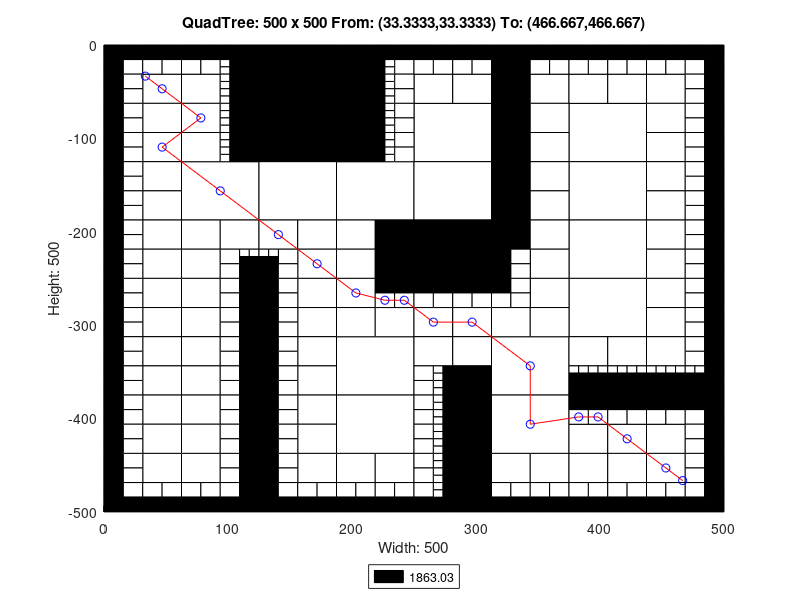

Here is the MATLAB script that generated this plot:
axis([0 500 -500 0]);
title('QuadTree: 500 x 500 From: (33.3333,33.3333) To: (466.667,466.667)');
xlabel('Width: 500');
ylabel('Height: 500');
rectangle('Position',[125 -62.5 62.5 62.5], 'FaceColor',[0 0 0]);
rectangle('Position',[125 -125 62.5 62.5], 'FaceColor',[0 0 0]);
rectangle('Position',[62.5 -187.5 62.5 62.5], 'FaceColor',[1 1 1]);
rectangle('Position',[125 -187.5 62.5 62.5], 'FaceColor',[1 1 1]);
rectangle('Position',[187.5 -187.5 62.5 62.5], 'FaceColor',[1 1 1]);
rectangle('Position',[250 -125 62.5 62.5], 'FaceColor',[1 1 1]);
rectangle('Position',[375 -125 62.5 62.5], 'FaceColor',[1 1 1]);
rectangle('Position',[250 -187.5 62.5 62.5], 'FaceColor',[1 1 1]);
rectangle('Position',[250 -250 62.5 62.5], 'FaceColor',[0 0 0]);
rectangle('Position',[375 -187.5 62.5 62.5], 'FaceColor',[1 1 1]);
rectangle('Position',[375 -250 62.5 62.5], 'FaceColor',[1 1 1]);
rectangle('Position',[187.5 -375 62.5 62.5], 'FaceColor',[1 1 1]);
rectangle('Position',[187.5 -437.5 62.5 62.5], 'FaceColor',[1 1 1]);
rectangle('Position',[312.5 -375 62.5 62.5], 'FaceColor',[1 1 1]);
rectangle('Position',[375 -312.5 62.5 62.5], 'FaceColor',[1 1 1]);
rectangle('Position',[312.5 -437.5 62.5 62.5], 'FaceColor',[1 1 1]);
rectangle('Position',[31.25 -62.5 31.25 31.25], 'FaceColor',[1 1 1]);
rectangle('Position',[62.5 -62.5 31.25 31.25], 'FaceColor',[1 1 1]);
rectangle('Position',[31.25 -93.75 31.25 31.25], 'FaceColor',[1 1 1]);
rectangle('Position',[31.25 -125 31.25 31.25], 'FaceColor',[1 1 1]);
rectangle('Position',[62.5 -93.75 31.25 31.25], 'FaceColor',[1 1 1]);
rectangle('Position',[62.5 -125 31.25 31.25], 'FaceColor',[1 1 1]);
rectangle('Position',[187.5 -31.25 31.25 31.25], 'FaceColor',[0 0 0]);
rectangle('Position',[187.5 -62.5 31.25 31.25], 'FaceColor',[0 0 0]);
rectangle('Position',[187.5 -93.75 31.25 31.25], 'FaceColor',[0 0 0]);
rectangle('Position',[187.5 -125 31.25 31.25], 'FaceColor',[0 0 0]);
rectangle('Position',[31.25 -156.25 31.25 31.25], 'FaceColor',[1 1 1]);
rectangle('Position',[31.25 -187.5 31.25 31.25], 'FaceColor',[1 1 1]);
rectangle('Position',[31.25 -218.75 31.25 31.25], 'FaceColor',[1 1 1]);
rectangle('Position',[31.25 -250 31.25 31.25], 'FaceColor',[1 1 1]);
rectangle('Position',[62.5 -218.75 31.25 31.25], 'FaceColor',[1 1 1]);
rectangle('Position',[93.75 -218.75 31.25 31.25], 'FaceColor',[1 1 1]);
rectangle('Position',[62.5 -250 31.25 31.25], 'FaceColor',[1 1 1]);
rectangle('Position',[125 -218.75 31.25 31.25], 'FaceColor',[1 1 1]);
rectangle('Position',[156.25 -218.75 31.25 31.25], 'FaceColor',[1 1 1]);
rectangle('Position',[156.25 -250 31.25 31.25], 'FaceColor',[1 1 1]);
rectangle('Position',[187.5 -218.75 31.25 31.25], 'FaceColor',[1 1 1]);
rectangle('Position',[218.75 -218.75 31.25 31.25], 'FaceColor',[0 0 0]);
rectangle('Position',[187.5 -250 31.25 31.25], 'FaceColor',[1 1 1]);
rectangle('Position',[218.75 -250 31.25 31.25], 'FaceColor',[0 0 0]);
rectangle('Position',[250 -62.5 31.25 31.25], 'FaceColor',[1 1 1]);
rectangle('Position',[281.25 -62.5 31.25 31.25], 'FaceColor',[1 1 1]);
rectangle('Position',[312.5 -31.25 31.25 31.25], 'FaceColor',[0 0 0]);
rectangle('Position',[312.5 -62.5 31.25 31.25], 'FaceColor',[0 0 0]);
rectangle('Position',[343.75 -62.5 31.25 31.25], 'FaceColor',[1 1 1]);
rectangle('Position',[312.5 -93.75 31.25 31.25], 'FaceColor',[0 0 0]);
rectangle('Position',[343.75 -93.75 31.25 31.25], 'FaceColor',[1 1 1]);
rectangle('Position',[312.5 -125 31.25 31.25], 'FaceColor',[0 0 0]);
rectangle('Position',[343.75 -125 31.25 31.25], 'FaceColor',[1 1 1]);
rectangle('Position',[375 -62.5 31.25 31.25], 'FaceColor',[1 1 1]);
rectangle('Position',[406.25 -62.5 31.25 31.25], 'FaceColor',[1 1 1]);
rectangle('Position',[437.5 -62.5 31.25 31.25], 'FaceColor',[1 1 1]);
rectangle('Position',[437.5 -93.75 31.25 31.25], 'FaceColor',[1 1 1]);
rectangle('Position',[437.5 -125 31.25 31.25], 'FaceColor',[1 1 1]);
rectangle('Position',[312.5 -156.25 31.25 31.25], 'FaceColor',[0 0 0]);
rectangle('Position',[343.75 -156.25 31.25 31.25], 'FaceColor',[1 1 1]);
rectangle('Position',[312.5 -187.5 31.25 31.25], 'FaceColor',[0 0 0]);
rectangle('Position',[343.75 -187.5 31.25 31.25], 'FaceColor',[1 1 1]);
rectangle('Position',[312.5 -218.75 31.25 31.25], 'FaceColor',[0 0 0]);
rectangle('Position',[343.75 -218.75 31.25 31.25], 'FaceColor',[1 1 1]);
rectangle('Position',[343.75 -250 31.25 31.25], 'FaceColor',[1 1 1]);
rectangle('Position',[437.5 -156.25 31.25 31.25], 'FaceColor',[1 1 1]);
rectangle('Position',[437.5 -187.5 31.25 31.25], 'FaceColor',[1 1 1]);
rectangle('Position',[437.5 -218.75 31.25 31.25], 'FaceColor',[1 1 1]);
rectangle('Position',[437.5 -250 31.25 31.25], 'FaceColor',[1 1 1]);
rectangle('Position',[31.25 -281.25 31.25 31.25], 'FaceColor',[1 1 1]);
rectangle('Position',[31.25 -312.5 31.25 31.25], 'FaceColor',[1 1 1]);
rectangle('Position',[62.5 -281.25 31.25 31.25], 'FaceColor',[1 1 1]);
rectangle('Position',[62.5 -312.5 31.25 31.25], 'FaceColor',[1 1 1]);
rectangle('Position',[31.25 -343.75 31.25 31.25], 'FaceColor',[1 1 1]);
rectangle('Position',[31.25 -375 31.25 31.25], 'FaceColor',[1 1 1]);
rectangle('Position',[62.5 -343.75 31.25 31.25], 'FaceColor',[1 1 1]);
rectangle('Position',[62.5 -375 31.25 31.25], 'FaceColor',[1 1 1]);
rectangle('Position',[156.25 -281.25 31.25 31.25], 'FaceColor',[1 1 1]);
rectangle('Position',[156.25 -312.5 31.25 31.25], 'FaceColor',[1 1 1]);
rectangle('Position',[187.5 -281.25 31.25 31.25], 'FaceColor',[1 1 1]);
rectangle('Position',[187.5 -312.5 31.25 31.25], 'FaceColor',[1 1 1]);
rectangle('Position',[218.75 -312.5 31.25 31.25], 'FaceColor',[1 1 1]);
rectangle('Position',[156.25 -343.75 31.25 31.25], 'FaceColor',[1 1 1]);
rectangle('Position',[156.25 -375 31.25 31.25], 'FaceColor',[1 1 1]);
rectangle('Position',[31.25 -406.25 31.25 31.25], 'FaceColor',[1 1 1]);
rectangle('Position',[31.25 -437.5 31.25 31.25], 'FaceColor',[1 1 1]);
rectangle('Position',[62.5 -406.25 31.25 31.25], 'FaceColor',[1 1 1]);
rectangle('Position',[62.5 -437.5 31.25 31.25], 'FaceColor',[1 1 1]);
rectangle('Position',[31.25 -468.75 31.25 31.25], 'FaceColor',[1 1 1]);
rectangle('Position',[62.5 -468.75 31.25 31.25], 'FaceColor',[1 1 1]);
rectangle('Position',[156.25 -406.25 31.25 31.25], 'FaceColor',[1 1 1]);
rectangle('Position',[156.25 -437.5 31.25 31.25], 'FaceColor',[1 1 1]);
rectangle('Position',[156.25 -468.75 31.25 31.25], 'FaceColor',[1 1 1]);
rectangle('Position',[187.5 -468.75 31.25 31.25], 'FaceColor',[1 1 1]);
rectangle('Position',[218.75 -468.75 31.25 31.25], 'FaceColor',[1 1 1]);
rectangle('Position',[250 -312.5 31.25 31.25], 'FaceColor',[1 1 1]);
rectangle('Position',[281.25 -312.5 31.25 31.25], 'FaceColor',[1 1 1]);
rectangle('Position',[343.75 -281.25 31.25 31.25], 'FaceColor',[1 1 1]);
rectangle('Position',[312.5 -312.5 31.25 31.25], 'FaceColor',[1 1 1]);
rectangle('Position',[343.75 -312.5 31.25 31.25], 'FaceColor',[1 1 1]);
rectangle('Position',[250 -343.75 31.25 31.25], 'FaceColor',[1 1 1]);
rectangle('Position',[281.25 -343.75 31.25 31.25], 'FaceColor',[1 1 1]);
rectangle('Position',[281.25 -375 31.25 31.25], 'FaceColor',[0 0 0]);
rectangle('Position',[437.5 -281.25 31.25 31.25], 'FaceColor',[1 1 1]);
rectangle('Position',[437.5 -312.5 31.25 31.25], 'FaceColor',[1 1 1]);
rectangle('Position',[375 -343.75 31.25 31.25], 'FaceColor',[1 1 1]);
rectangle('Position',[406.25 -343.75 31.25 31.25], 'FaceColor',[1 1 1]);
rectangle('Position',[437.5 -343.75 31.25 31.25], 'FaceColor',[1 1 1]);
rectangle('Position',[281.25 -406.25 31.25 31.25], 'FaceColor',[0 0 0]);
rectangle('Position',[281.25 -437.5 31.25 31.25], 'FaceColor',[0 0 0]);
rectangle('Position',[281.25 -468.75 31.25 31.25], 'FaceColor',[0 0 0]);
rectangle('Position',[281.25 -500 31.25 31.25], 'FaceColor',[0 0 0]);
rectangle('Position',[312.5 -468.75 31.25 31.25], 'FaceColor',[1 1 1]);
rectangle('Position',[343.75 -468.75 31.25 31.25], 'FaceColor',[1 1 1]);
rectangle('Position',[375 -437.5 31.25 31.25], 'FaceColor',[1 1 1]);
rectangle('Position',[406.25 -437.5 31.25 31.25], 'FaceColor',[1 1 1]);
rectangle('Position',[437.5 -437.5 31.25 31.25], 'FaceColor',[1 1 1]);
rectangle('Position',[375 -468.75 31.25 31.25], 'FaceColor',[1 1 1]);
rectangle('Position',[406.25 -468.75 31.25 31.25], 'FaceColor',[1 1 1]);
rectangle('Position',[437.5 -468.75 31.25 31.25], 'FaceColor',[1 1 1]);
rectangle('Position',[0 -15.625 15.625 15.625], 'FaceColor',[0 0 0]);
rectangle('Position',[15.625 -15.625 15.625 15.625], 'FaceColor',[0 0 0]);
rectangle('Position',[0 -31.25 15.625 15.625], 'FaceColor',[0 0 0]);
rectangle('Position',[15.625 -31.25 15.625 15.625], 'FaceColor',[1 1 1]);
rectangle('Position',[31.25 -15.625 15.625 15.625], 'FaceColor',[0 0 0]);
rectangle('Position',[46.875 -15.625 15.625 15.625], 'FaceColor',[0 0 0]);
rectangle('Position',[31.25 -31.25 15.625 15.625], 'FaceColor',[1 1 1]);
rectangle('Position',[46.875 -31.25 15.625 15.625], 'FaceColor',[1 1 1]);
rectangle('Position',[0 -46.875 15.625 15.625], 'FaceColor',[0 0 0]);
rectangle('Position',[15.625 -46.875 15.625 15.625], 'FaceColor',[1 1 1]);
rectangle('Position',[0 -62.5 15.625 15.625], 'FaceColor',[0 0 0]);
rectangle('Position',[15.625 -62.5 15.625 15.625], 'FaceColor',[1 1 1]);
rectangle('Position',[62.5 -15.625 15.625 15.625], 'FaceColor',[0 0 0]);
rectangle('Position',[78.125 -15.625 15.625 15.625], 'FaceColor',[0 0 0]);
rectangle('Position',[62.5 -31.25 15.625 15.625], 'FaceColor',[1 1 1]);
rectangle('Position',[78.125 -31.25 15.625 15.625], 'FaceColor',[1 1 1]);
rectangle('Position',[93.75 -15.625 15.625 15.625], 'FaceColor',[0 0 0]);
rectangle('Position',[109.375 -15.625 15.625 15.625], 'FaceColor',[0 0 0]);
rectangle('Position',[109.375 -31.25 15.625 15.625], 'FaceColor',[0 0 0]);
rectangle('Position',[109.375 -46.875 15.625 15.625], 'FaceColor',[0 0 0]);
rectangle('Position',[109.375 -62.5 15.625 15.625], 'FaceColor',[0 0 0]);
rectangle('Position',[0 -78.125 15.625 15.625], 'FaceColor',[0 0 0]);
rectangle('Position',[15.625 -78.125 15.625 15.625], 'FaceColor',[1 1 1]);
rectangle('Position',[0 -93.75 15.625 15.625], 'FaceColor',[0 0 0]);
rectangle('Position',[15.625 -93.75 15.625 15.625], 'FaceColor',[1 1 1]);
rectangle('Position',[0 -109.375 15.625 15.625], 'FaceColor',[0 0 0]);
rectangle('Position',[15.625 -109.375 15.625 15.625], 'FaceColor',[1 1 1]);
rectangle('Position',[0 -125 15.625 15.625], 'FaceColor',[0 0 0]);
rectangle('Position',[15.625 -125 15.625 15.625], 'FaceColor',[1 1 1]);
rectangle('Position',[109.375 -78.125 15.625 15.625], 'FaceColor',[0 0 0]);
rectangle('Position',[109.375 -93.75 15.625 15.625], 'FaceColor',[0 0 0]);
rectangle('Position',[109.375 -109.375 15.625 15.625], 'FaceColor',[0 0 0]);
rectangle('Position',[109.375 -125 15.625 15.625], 'FaceColor',[0 0 0]);
rectangle('Position',[218.75 -15.625 15.625 15.625], 'FaceColor',[0 0 0]);
rectangle('Position',[234.375 -15.625 15.625 15.625], 'FaceColor',[0 0 0]);
rectangle('Position',[234.375 -31.25 15.625 15.625], 'FaceColor',[1 1 1]);
rectangle('Position',[234.375 -46.875 15.625 15.625], 'FaceColor',[1 1 1]);
rectangle('Position',[234.375 -62.5 15.625 15.625], 'FaceColor',[1 1 1]);
rectangle('Position',[234.375 -78.125 15.625 15.625], 'FaceColor',[1 1 1]);
rectangle('Position',[234.375 -93.75 15.625 15.625], 'FaceColor',[1 1 1]);
rectangle('Position',[234.375 -109.375 15.625 15.625], 'FaceColor',[1 1 1]);
rectangle('Position',[234.375 -125 15.625 15.625], 'FaceColor',[1 1 1]);
rectangle('Position',[0 -140.625 15.625 15.625], 'FaceColor',[0 0 0]);
rectangle('Position',[15.625 -140.625 15.625 15.625], 'FaceColor',[1 1 1]);
rectangle('Position',[0 -156.25 15.625 15.625], 'FaceColor',[0 0 0]);
rectangle('Position',[15.625 -156.25 15.625 15.625], 'FaceColor',[1 1 1]);
rectangle('Position',[0 -171.875 15.625 15.625], 'FaceColor',[0 0 0]);
rectangle('Position',[15.625 -171.875 15.625 15.625], 'FaceColor',[1 1 1]);
rectangle('Position',[0 -187.5 15.625 15.625], 'FaceColor',[0 0 0]);
rectangle('Position',[15.625 -187.5 15.625 15.625], 'FaceColor',[1 1 1]);
rectangle('Position',[0 -203.125 15.625 15.625], 'FaceColor',[0 0 0]);
rectangle('Position',[15.625 -203.125 15.625 15.625], 'FaceColor',[1 1 1]);
rectangle('Position',[0 -218.75 15.625 15.625], 'FaceColor',[0 0 0]);
rectangle('Position',[15.625 -218.75 15.625 15.625], 'FaceColor',[1 1 1]);
rectangle('Position',[0 -234.375 15.625 15.625], 'FaceColor',[0 0 0]);
rectangle('Position',[15.625 -234.375 15.625 15.625], 'FaceColor',[1 1 1]);
rectangle('Position',[0 -250 15.625 15.625], 'FaceColor',[0 0 0]);
rectangle('Position',[15.625 -250 15.625 15.625], 'FaceColor',[1 1 1]);
rectangle('Position',[93.75 -234.375 15.625 15.625], 'FaceColor',[1 1 1]);
rectangle('Position',[93.75 -250 15.625 15.625], 'FaceColor',[1 1 1]);
rectangle('Position',[109.375 -250 15.625 15.625], 'FaceColor',[0 0 0]);
rectangle('Position',[140.625 -234.375 15.625 15.625], 'FaceColor',[1 1 1]);
rectangle('Position',[125 -250 15.625 15.625], 'FaceColor',[0 0 0]);
rectangle('Position',[140.625 -250 15.625 15.625], 'FaceColor',[1 1 1]);
rectangle('Position',[250 -15.625 15.625 15.625], 'FaceColor',[0 0 0]);
rectangle('Position',[265.625 -15.625 15.625 15.625], 'FaceColor',[0 0 0]);
rectangle('Position',[250 -31.25 15.625 15.625], 'FaceColor',[1 1 1]);
rectangle('Position',[265.625 -31.25 15.625 15.625], 'FaceColor',[1 1 1]);
rectangle('Position',[281.25 -15.625 15.625 15.625], 'FaceColor',[0 0 0]);
rectangle('Position',[296.875 -15.625 15.625 15.625], 'FaceColor',[0 0 0]);
rectangle('Position',[281.25 -31.25 15.625 15.625], 'FaceColor',[1 1 1]);
rectangle('Position',[296.875 -31.25 15.625 15.625], 'FaceColor',[1 1 1]);
rectangle('Position',[343.75 -15.625 15.625 15.625], 'FaceColor',[0 0 0]);
rectangle('Position',[359.375 -15.625 15.625 15.625], 'FaceColor',[0 0 0]);
rectangle('Position',[343.75 -31.25 15.625 15.625], 'FaceColor',[1 1 1]);
rectangle('Position',[359.375 -31.25 15.625 15.625], 'FaceColor',[1 1 1]);
rectangle('Position',[375 -15.625 15.625 15.625], 'FaceColor',[0 0 0]);
rectangle('Position',[390.625 -15.625 15.625 15.625], 'FaceColor',[0 0 0]);
rectangle('Position',[375 -31.25 15.625 15.625], 'FaceColor',[1 1 1]);
rectangle('Position',[390.625 -31.25 15.625 15.625], 'FaceColor',[1 1 1]);
rectangle('Position',[406.25 -15.625 15.625 15.625], 'FaceColor',[0 0 0]);
rectangle('Position',[421.875 -15.625 15.625 15.625], 'FaceColor',[0 0 0]);
rectangle('Position',[406.25 -31.25 15.625 15.625], 'FaceColor',[1 1 1]);
rectangle('Position',[421.875 -31.25 15.625 15.625], 'FaceColor',[1 1 1]);
rectangle('Position',[437.5 -15.625 15.625 15.625], 'FaceColor',[0 0 0]);
rectangle('Position',[453.125 -15.625 15.625 15.625], 'FaceColor',[0 0 0]);
rectangle('Position',[437.5 -31.25 15.625 15.625], 'FaceColor',[1 1 1]);
rectangle('Position',[453.125 -31.25 15.625 15.625], 'FaceColor',[1 1 1]);
rectangle('Position',[468.75 -15.625 15.625 15.625], 'FaceColor',[0 0 0]);
rectangle('Position',[484.375 -15.625 15.625 15.625], 'FaceColor',[0 0 0]);
rectangle('Position',[468.75 -31.25 15.625 15.625], 'FaceColor',[1 1 1]);
rectangle('Position',[484.375 -31.25 15.625 15.625], 'FaceColor',[0 0 0]);
rectangle('Position',[468.75 -46.875 15.625 15.625], 'FaceColor',[1 1 1]);
rectangle('Position',[484.375 -46.875 15.625 15.625], 'FaceColor',[0 0 0]);
rectangle('Position',[468.75 -62.5 15.625 15.625], 'FaceColor',[1 1 1]);
rectangle('Position',[484.375 -62.5 15.625 15.625], 'FaceColor',[0 0 0]);
rectangle('Position',[468.75 -78.125 15.625 15.625], 'FaceColor',[1 1 1]);
rectangle('Position',[484.375 -78.125 15.625 15.625], 'FaceColor',[0 0 0]);
rectangle('Position',[468.75 -93.75 15.625 15.625], 'FaceColor',[1 1 1]);
rectangle('Position',[484.375 -93.75 15.625 15.625], 'FaceColor',[0 0 0]);
rectangle('Position',[468.75 -109.375 15.625 15.625], 'FaceColor',[1 1 1]);
rectangle('Position',[484.375 -109.375 15.625 15.625], 'FaceColor',[0 0 0]);
rectangle('Position',[468.75 -125 15.625 15.625], 'FaceColor',[1 1 1]);
rectangle('Position',[484.375 -125 15.625 15.625], 'FaceColor',[0 0 0]);
rectangle('Position',[312.5 -234.375 15.625 15.625], 'FaceColor',[0 0 0]);
rectangle('Position',[328.125 -234.375 15.625 15.625], 'FaceColor',[1 1 1]);
rectangle('Position',[312.5 -250 15.625 15.625], 'FaceColor',[0 0 0]);
rectangle('Position',[328.125 -250 15.625 15.625], 'FaceColor',[1 1 1]);
rectangle('Position',[468.75 -140.625 15.625 15.625], 'FaceColor',[1 1 1]);
rectangle('Position',[484.375 -140.625 15.625 15.625], 'FaceColor',[0 0 0]);
rectangle('Position',[468.75 -156.25 15.625 15.625], 'FaceColor',[1 1 1]);
rectangle('Position',[484.375 -156.25 15.625 15.625], 'FaceColor',[0 0 0]);
rectangle('Position',[468.75 -171.875 15.625 15.625], 'FaceColor',[1 1 1]);
rectangle('Position',[484.375 -171.875 15.625 15.625], 'FaceColor',[0 0 0]);
rectangle('Position',[468.75 -187.5 15.625 15.625], 'FaceColor',[1 1 1]);
rectangle('Position',[484.375 -187.5 15.625 15.625], 'FaceColor',[0 0 0]);
rectangle('Position',[468.75 -203.125 15.625 15.625], 'FaceColor',[1 1 1]);
rectangle('Position',[484.375 -203.125 15.625 15.625], 'FaceColor',[0 0 0]);
rectangle('Position',[468.75 -218.75 15.625 15.625], 'FaceColor',[1 1 1]);
rectangle('Position',[484.375 -218.75 15.625 15.625], 'FaceColor',[0 0 0]);
rectangle('Position',[468.75 -234.375 15.625 15.625], 'FaceColor',[1 1 1]);
rectangle('Position',[484.375 -234.375 15.625 15.625], 'FaceColor',[0 0 0]);
rectangle('Position',[468.75 -250 15.625 15.625], 'FaceColor',[1 1 1]);
rectangle('Position',[484.375 -250 15.625 15.625], 'FaceColor',[0 0 0]);
rectangle('Position',[0 -265.625 15.625 15.625], 'FaceColor',[0 0 0]);
rectangle('Position',[15.625 -265.625 15.625 15.625], 'FaceColor',[1 1 1]);
rectangle('Position',[0 -281.25 15.625 15.625], 'FaceColor',[0 0 0]);
rectangle('Position',[15.625 -281.25 15.625 15.625], 'FaceColor',[1 1 1]);
rectangle('Position',[0 -296.875 15.625 15.625], 'FaceColor',[0 0 0]);
rectangle('Position',[15.625 -296.875 15.625 15.625], 'FaceColor',[1 1 1]);
rectangle('Position',[0 -312.5 15.625 15.625], 'FaceColor',[0 0 0]);
rectangle('Position',[15.625 -312.5 15.625 15.625], 'FaceColor',[1 1 1]);
rectangle('Position',[93.75 -265.625 15.625 15.625], 'FaceColor',[1 1 1]);
rectangle('Position',[109.375 -265.625 15.625 15.625], 'FaceColor',[0 0 0]);
rectangle('Position',[93.75 -281.25 15.625 15.625], 'FaceColor',[1 1 1]);
rectangle('Position',[109.375 -281.25 15.625 15.625], 'FaceColor',[0 0 0]);
rectangle('Position',[93.75 -296.875 15.625 15.625], 'FaceColor',[1 1 1]);
rectangle('Position',[109.375 -296.875 15.625 15.625], 'FaceColor',[0 0 0]);
rectangle('Position',[93.75 -312.5 15.625 15.625], 'FaceColor',[1 1 1]);
rectangle('Position',[109.375 -312.5 15.625 15.625], 'FaceColor',[0 0 0]);
rectangle('Position',[0 -328.125 15.625 15.625], 'FaceColor',[0 0 0]);
rectangle('Position',[15.625 -328.125 15.625 15.625], 'FaceColor',[1 1 1]);
rectangle('Position',[0 -343.75 15.625 15.625], 'FaceColor',[0 0 0]);
rectangle('Position',[15.625 -343.75 15.625 15.625], 'FaceColor',[1 1 1]);
rectangle('Position',[0 -359.375 15.625 15.625], 'FaceColor',[0 0 0]);
rectangle('Position',[15.625 -359.375 15.625 15.625], 'FaceColor',[1 1 1]);
rectangle('Position',[0 -375 15.625 15.625], 'FaceColor',[0 0 0]);
rectangle('Position',[15.625 -375 15.625 15.625], 'FaceColor',[1 1 1]);
rectangle('Position',[93.75 -328.125 15.625 15.625], 'FaceColor',[1 1 1]);
rectangle('Position',[109.375 -328.125 15.625 15.625], 'FaceColor',[0 0 0]);
rectangle('Position',[93.75 -343.75 15.625 15.625], 'FaceColor',[1 1 1]);
rectangle('Position',[109.375 -343.75 15.625 15.625], 'FaceColor',[0 0 0]);
rectangle('Position',[93.75 -359.375 15.625 15.625], 'FaceColor',[1 1 1]);
rectangle('Position',[109.375 -359.375 15.625 15.625], 'FaceColor',[0 0 0]);
rectangle('Position',[93.75 -375 15.625 15.625], 'FaceColor',[1 1 1]);
rectangle('Position',[109.375 -375 15.625 15.625], 'FaceColor',[0 0 0]);
rectangle('Position',[125 -265.625 15.625 15.625], 'FaceColor',[0 0 0]);
rectangle('Position',[140.625 -265.625 15.625 15.625], 'FaceColor',[1 1 1]);
rectangle('Position',[125 -281.25 15.625 15.625], 'FaceColor',[0 0 0]);
rectangle('Position',[140.625 -281.25 15.625 15.625], 'FaceColor',[1 1 1]);
rectangle('Position',[125 -296.875 15.625 15.625], 'FaceColor',[0 0 0]);
rectangle('Position',[140.625 -296.875 15.625 15.625], 'FaceColor',[1 1 1]);
rectangle('Position',[125 -312.5 15.625 15.625], 'FaceColor',[0 0 0]);
rectangle('Position',[140.625 -312.5 15.625 15.625], 'FaceColor',[1 1 1]);
rectangle('Position',[218.75 -265.625 15.625 15.625], 'FaceColor',[0 0 0]);
rectangle('Position',[234.375 -265.625 15.625 15.625], 'FaceColor',[0 0 0]);
rectangle('Position',[218.75 -281.25 15.625 15.625], 'FaceColor',[1 1 1]);
rectangle('Position',[234.375 -281.25 15.625 15.625], 'FaceColor',[1 1 1]);
rectangle('Position',[125 -328.125 15.625 15.625], 'FaceColor',[0 0 0]);
rectangle('Position',[140.625 -328.125 15.625 15.625], 'FaceColor',[1 1 1]);
rectangle('Position',[125 -343.75 15.625 15.625], 'FaceColor',[0 0 0]);
rectangle('Position',[140.625 -343.75 15.625 15.625], 'FaceColor',[1 1 1]);
rectangle('Position',[125 -359.375 15.625 15.625], 'FaceColor',[0 0 0]);
rectangle('Position',[140.625 -359.375 15.625 15.625], 'FaceColor',[1 1 1]);
rectangle('Position',[125 -375 15.625 15.625], 'FaceColor',[0 0 0]);
rectangle('Position',[140.625 -375 15.625 15.625], 'FaceColor',[1 1 1]);
rectangle('Position',[0 -390.625 15.625 15.625], 'FaceColor',[0 0 0]);
rectangle('Position',[15.625 -390.625 15.625 15.625], 'FaceColor',[1 1 1]);
rectangle('Position',[0 -406.25 15.625 15.625], 'FaceColor',[0 0 0]);
rectangle('Position',[15.625 -406.25 15.625 15.625], 'FaceColor',[1 1 1]);
rectangle('Position',[0 -421.875 15.625 15.625], 'FaceColor',[0 0 0]);
rectangle('Position',[15.625 -421.875 15.625 15.625], 'FaceColor',[1 1 1]);
rectangle('Position',[0 -437.5 15.625 15.625], 'FaceColor',[0 0 0]);
rectangle('Position',[15.625 -437.5 15.625 15.625], 'FaceColor',[1 1 1]);
rectangle('Position',[93.75 -390.625 15.625 15.625], 'FaceColor',[1 1 1]);
rectangle('Position',[109.375 -390.625 15.625 15.625], 'FaceColor',[0 0 0]);
rectangle('Position',[93.75 -406.25 15.625 15.625], 'FaceColor',[1 1 1]);
rectangle('Position',[109.375 -406.25 15.625 15.625], 'FaceColor',[0 0 0]);
rectangle('Position',[93.75 -421.875 15.625 15.625], 'FaceColor',[1 1 1]);
rectangle('Position',[109.375 -421.875 15.625 15.625], 'FaceColor',[0 0 0]);
rectangle('Position',[93.75 -437.5 15.625 15.625], 'FaceColor',[1 1 1]);
rectangle('Position',[109.375 -437.5 15.625 15.625], 'FaceColor',[0 0 0]);
rectangle('Position',[0 -453.125 15.625 15.625], 'FaceColor',[0 0 0]);
rectangle('Position',[15.625 -453.125 15.625 15.625], 'FaceColor',[1 1 1]);
rectangle('Position',[0 -468.75 15.625 15.625], 'FaceColor',[0 0 0]);
rectangle('Position',[15.625 -468.75 15.625 15.625], 'FaceColor',[1 1 1]);
rectangle('Position',[0 -484.375 15.625 15.625], 'FaceColor',[0 0 0]);
rectangle('Position',[15.625 -484.375 15.625 15.625], 'FaceColor',[1 1 1]);
rectangle('Position',[0 -500 15.625 15.625], 'FaceColor',[0 0 0]);
rectangle('Position',[15.625 -500 15.625 15.625], 'FaceColor',[0 0 0]);
rectangle('Position',[31.25 -484.375 15.625 15.625], 'FaceColor',[1 1 1]);
rectangle('Position',[46.875 -484.375 15.625 15.625], 'FaceColor',[1 1 1]);
rectangle('Position',[31.25 -500 15.625 15.625], 'FaceColor',[0 0 0]);
rectangle('Position',[46.875 -500 15.625 15.625], 'FaceColor',[0 0 0]);
rectangle('Position',[93.75 -453.125 15.625 15.625], 'FaceColor',[1 1 1]);
rectangle('Position',[109.375 -453.125 15.625 15.625], 'FaceColor',[0 0 0]);
rectangle('Position',[93.75 -468.75 15.625 15.625], 'FaceColor',[1 1 1]);
rectangle('Position',[109.375 -468.75 15.625 15.625], 'FaceColor',[0 0 0]);
rectangle('Position',[62.5 -484.375 15.625 15.625], 'FaceColor',[1 1 1]);
rectangle('Position',[78.125 -484.375 15.625 15.625], 'FaceColor',[1 1 1]);
rectangle('Position',[62.5 -500 15.625 15.625], 'FaceColor',[0 0 0]);
rectangle('Position',[78.125 -500 15.625 15.625], 'FaceColor',[0 0 0]);
rectangle('Position',[93.75 -484.375 15.625 15.625], 'FaceColor',[1 1 1]);
rectangle('Position',[109.375 -484.375 15.625 15.625], 'FaceColor',[0 0 0]);
rectangle('Position',[93.75 -500 15.625 15.625], 'FaceColor',[0 0 0]);
rectangle('Position',[109.375 -500 15.625 15.625], 'FaceColor',[0 0 0]);
rectangle('Position',[125 -390.625 15.625 15.625], 'FaceColor',[0 0 0]);
rectangle('Position',[140.625 -390.625 15.625 15.625], 'FaceColor',[1 1 1]);
rectangle('Position',[125 -406.25 15.625 15.625], 'FaceColor',[0 0 0]);
rectangle('Position',[140.625 -406.25 15.625 15.625], 'FaceColor',[1 1 1]);
rectangle('Position',[125 -421.875 15.625 15.625], 'FaceColor',[0 0 0]);
rectangle('Position',[140.625 -421.875 15.625 15.625], 'FaceColor',[1 1 1]);
rectangle('Position',[125 -437.5 15.625 15.625], 'FaceColor',[0 0 0]);
rectangle('Position',[140.625 -437.5 15.625 15.625], 'FaceColor',[1 1 1]);
rectangle('Position',[125 -453.125 15.625 15.625], 'FaceColor',[0 0 0]);
rectangle('Position',[140.625 -453.125 15.625 15.625], 'FaceColor',[1 1 1]);
rectangle('Position',[125 -468.75 15.625 15.625], 'FaceColor',[0 0 0]);
rectangle('Position',[140.625 -468.75 15.625 15.625], 'FaceColor',[1 1 1]);
rectangle('Position',[125 -484.375 15.625 15.625], 'FaceColor',[0 0 0]);
rectangle('Position',[140.625 -484.375 15.625 15.625], 'FaceColor',[1 1 1]);
rectangle('Position',[125 -500 15.625 15.625], 'FaceColor',[0 0 0]);
rectangle('Position',[140.625 -500 15.625 15.625], 'FaceColor',[0 0 0]);
rectangle('Position',[156.25 -484.375 15.625 15.625], 'FaceColor',[1 1 1]);
rectangle('Position',[171.875 -484.375 15.625 15.625], 'FaceColor',[1 1 1]);
rectangle('Position',[156.25 -500 15.625 15.625], 'FaceColor',[0 0 0]);
rectangle('Position',[171.875 -500 15.625 15.625], 'FaceColor',[0 0 0]);
rectangle('Position',[187.5 -484.375 15.625 15.625], 'FaceColor',[1 1 1]);
rectangle('Position',[203.125 -484.375 15.625 15.625], 'FaceColor',[1 1 1]);
rectangle('Position',[187.5 -500 15.625 15.625], 'FaceColor',[0 0 0]);
rectangle('Position',[203.125 -500 15.625 15.625], 'FaceColor',[0 0 0]);
rectangle('Position',[218.75 -484.375 15.625 15.625], 'FaceColor',[1 1 1]);
rectangle('Position',[234.375 -484.375 15.625 15.625], 'FaceColor',[1 1 1]);
rectangle('Position',[218.75 -500 15.625 15.625], 'FaceColor',[0 0 0]);
rectangle('Position',[234.375 -500 15.625 15.625], 'FaceColor',[0 0 0]);
rectangle('Position',[250 -265.625 15.625 15.625], 'FaceColor',[0 0 0]);
rectangle('Position',[265.625 -265.625 15.625 15.625], 'FaceColor',[0 0 0]);
rectangle('Position',[250 -281.25 15.625 15.625], 'FaceColor',[1 1 1]);
rectangle('Position',[265.625 -281.25 15.625 15.625], 'FaceColor',[1 1 1]);
rectangle('Position',[281.25 -265.625 15.625 15.625], 'FaceColor',[0 0 0]);
rectangle('Position',[296.875 -265.625 15.625 15.625], 'FaceColor',[0 0 0]);
rectangle('Position',[281.25 -281.25 15.625 15.625], 'FaceColor',[1 1 1]);
rectangle('Position',[296.875 -281.25 15.625 15.625], 'FaceColor',[1 1 1]);
rectangle('Position',[312.5 -265.625 15.625 15.625], 'FaceColor',[0 0 0]);
rectangle('Position',[328.125 -265.625 15.625 15.625], 'FaceColor',[1 1 1]);
rectangle('Position',[312.5 -281.25 15.625 15.625], 'FaceColor',[1 1 1]);
rectangle('Position',[328.125 -281.25 15.625 15.625], 'FaceColor',[1 1 1]);
rectangle('Position',[250 -359.375 15.625 15.625], 'FaceColor',[1 1 1]);
rectangle('Position',[250 -375 15.625 15.625], 'FaceColor',[1 1 1]);
rectangle('Position',[468.75 -265.625 15.625 15.625], 'FaceColor',[1 1 1]);
rectangle('Position',[484.375 -265.625 15.625 15.625], 'FaceColor',[0 0 0]);
rectangle('Position',[468.75 -281.25 15.625 15.625], 'FaceColor',[1 1 1]);
rectangle('Position',[484.375 -281.25 15.625 15.625], 'FaceColor',[0 0 0]);
rectangle('Position',[468.75 -296.875 15.625 15.625], 'FaceColor',[1 1 1]);
rectangle('Position',[484.375 -296.875 15.625 15.625], 'FaceColor',[0 0 0]);
rectangle('Position',[468.75 -312.5 15.625 15.625], 'FaceColor',[1 1 1]);
rectangle('Position',[484.375 -312.5 15.625 15.625], 'FaceColor',[0 0 0]);
rectangle('Position',[375 -375 15.625 15.625], 'FaceColor',[0 0 0]);
rectangle('Position',[390.625 -375 15.625 15.625], 'FaceColor',[0 0 0]);
rectangle('Position',[406.25 -375 15.625 15.625], 'FaceColor',[0 0 0]);
rectangle('Position',[421.875 -375 15.625 15.625], 'FaceColor',[0 0 0]);
rectangle('Position',[468.75 -328.125 15.625 15.625], 'FaceColor',[1 1 1]);
rectangle('Position',[484.375 -328.125 15.625 15.625], 'FaceColor',[0 0 0]);
rectangle('Position',[468.75 -343.75 15.625 15.625], 'FaceColor',[1 1 1]);
rectangle('Position',[484.375 -343.75 15.625 15.625], 'FaceColor',[0 0 0]);
rectangle('Position',[437.5 -375 15.625 15.625], 'FaceColor',[0 0 0]);
rectangle('Position',[453.125 -375 15.625 15.625], 'FaceColor',[0 0 0]);
rectangle('Position',[484.375 -359.375 15.625 15.625], 'FaceColor',[0 0 0]);
rectangle('Position',[468.75 -375 15.625 15.625], 'FaceColor',[0 0 0]);
rectangle('Position',[484.375 -375 15.625 15.625], 'FaceColor',[0 0 0]);
rectangle('Position',[250 -390.625 15.625 15.625], 'FaceColor',[1 1 1]);
rectangle('Position',[250 -406.25 15.625 15.625], 'FaceColor',[1 1 1]);
rectangle('Position',[250 -421.875 15.625 15.625], 'FaceColor',[1 1 1]);
rectangle('Position',[250 -437.5 15.625 15.625], 'FaceColor',[1 1 1]);
rectangle('Position',[250 -453.125 15.625 15.625], 'FaceColor',[1 1 1]);
rectangle('Position',[250 -468.75 15.625 15.625], 'FaceColor',[1 1 1]);
rectangle('Position',[250 -484.375 15.625 15.625], 'FaceColor',[1 1 1]);
rectangle('Position',[250 -500 15.625 15.625], 'FaceColor',[0 0 0]);
rectangle('Position',[265.625 -500 15.625 15.625], 'FaceColor',[0 0 0]);
rectangle('Position',[312.5 -484.375 15.625 15.625], 'FaceColor',[1 1 1]);
rectangle('Position',[328.125 -484.375 15.625 15.625], 'FaceColor',[1 1 1]);
rectangle('Position',[312.5 -500 15.625 15.625], 'FaceColor',[0 0 0]);
rectangle('Position',[328.125 -500 15.625 15.625], 'FaceColor',[0 0 0]);
rectangle('Position',[343.75 -484.375 15.625 15.625], 'FaceColor',[1 1 1]);
rectangle('Position',[359.375 -484.375 15.625 15.625], 'FaceColor',[1 1 1]);
rectangle('Position',[343.75 -500 15.625 15.625], 'FaceColor',[0 0 0]);
rectangle('Position',[359.375 -500 15.625 15.625], 'FaceColor',[0 0 0]);
rectangle('Position',[375 -390.625 15.625 15.625], 'FaceColor',[0 0 0]);
rectangle('Position',[390.625 -390.625 15.625 15.625], 'FaceColor',[0 0 0]);
rectangle('Position',[375 -406.25 15.625 15.625], 'FaceColor',[1 1 1]);
rectangle('Position',[390.625 -406.25 15.625 15.625], 'FaceColor',[1 1 1]);
rectangle('Position',[406.25 -390.625 15.625 15.625], 'FaceColor',[0 0 0]);
rectangle('Position',[421.875 -390.625 15.625 15.625], 'FaceColor',[0 0 0]);
rectangle('Position',[406.25 -406.25 15.625 15.625], 'FaceColor',[1 1 1]);
rectangle('Position',[421.875 -406.25 15.625 15.625], 'FaceColor',[1 1 1]);
rectangle('Position',[437.5 -390.625 15.625 15.625], 'FaceColor',[0 0 0]);
rectangle('Position',[453.125 -390.625 15.625 15.625], 'FaceColor',[0 0 0]);
rectangle('Position',[437.5 -406.25 15.625 15.625], 'FaceColor',[1 1 1]);
rectangle('Position',[453.125 -406.25 15.625 15.625], 'FaceColor',[1 1 1]);
rectangle('Position',[468.75 -390.625 15.625 15.625], 'FaceColor',[0 0 0]);
rectangle('Position',[484.375 -390.625 15.625 15.625], 'FaceColor',[0 0 0]);
rectangle('Position',[468.75 -406.25 15.625 15.625], 'FaceColor',[1 1 1]);
rectangle('Position',[484.375 -406.25 15.625 15.625], 'FaceColor',[0 0 0]);
rectangle('Position',[468.75 -421.875 15.625 15.625], 'FaceColor',[1 1 1]);
rectangle('Position',[484.375 -421.875 15.625 15.625], 'FaceColor',[0 0 0]);
rectangle('Position',[468.75 -437.5 15.625 15.625], 'FaceColor',[1 1 1]);
rectangle('Position',[484.375 -437.5 15.625 15.625], 'FaceColor',[0 0 0]);
rectangle('Position',[375 -484.375 15.625 15.625], 'FaceColor',[1 1 1]);
rectangle('Position',[390.625 -484.375 15.625 15.625], 'FaceColor',[1 1 1]);
rectangle('Position',[375 -500 15.625 15.625], 'FaceColor',[0 0 0]);
rectangle('Position',[390.625 -500 15.625 15.625], 'FaceColor',[0 0 0]);
rectangle('Position',[406.25 -484.375 15.625 15.625], 'FaceColor',[1 1 1]);
rectangle('Position',[421.875 -484.375 15.625 15.625], 'FaceColor',[1 1 1]);
rectangle('Position',[406.25 -500 15.625 15.625], 'FaceColor',[0 0 0]);
rectangle('Position',[421.875 -500 15.625 15.625], 'FaceColor',[0 0 0]);
rectangle('Position',[468.75 -453.125 15.625 15.625], 'FaceColor',[1 1 1]);
rectangle('Position',[484.375 -453.125 15.625 15.625], 'FaceColor',[0 0 0]);
rectangle('Position',[468.75 -468.75 15.625 15.625], 'FaceColor',[1 1 1]);
rectangle('Position',[484.375 -468.75 15.625 15.625], 'FaceColor',[0 0 0]);
rectangle('Position',[437.5 -484.375 15.625 15.625], 'FaceColor',[1 1 1]);
rectangle('Position',[453.125 -484.375 15.625 15.625], 'FaceColor',[1 1 1]);
rectangle('Position',[437.5 -500 15.625 15.625], 'FaceColor',[0 0 0]);
rectangle('Position',[453.125 -500 15.625 15.625], 'FaceColor',[0 0 0]);
rectangle('Position',[468.75 -484.375 15.625 15.625], 'FaceColor',[1 1 1]);
rectangle('Position',[484.375 -484.375 15.625 15.625], 'FaceColor',[0 0 0]);
rectangle('Position',[468.75 -500 15.625 15.625], 'FaceColor',[0 0 0]);
rectangle('Position',[484.375 -500 15.625 15.625], 'FaceColor',[0 0 0]);
rectangle('Position',[93.75 -23.4375 7.8125 7.8125], 'FaceColor',[1 1 1]);
rectangle('Position',[101.562 -23.4375 7.8125 7.8125], 'FaceColor',[0 0 0]);
rectangle('Position',[93.75 -31.25 7.8125 7.8125], 'FaceColor',[1 1 1]);
rectangle('Position',[101.562 -31.25 7.8125 7.8125], 'FaceColor',[0 0 0]);
rectangle('Position',[93.75 -39.0625 7.8125 7.8125], 'FaceColor',[1 1 1]);
rectangle('Position',[101.562 -39.0625 7.8125 7.8125], 'FaceColor',[0 0 0]);
rectangle('Position',[93.75 -46.875 7.8125 7.8125], 'FaceColor',[1 1 1]);
rectangle('Position',[101.562 -46.875 7.8125 7.8125], 'FaceColor',[0 0 0]);
rectangle('Position',[93.75 -54.6875 7.8125 7.8125], 'FaceColor',[1 1 1]);
rectangle('Position',[101.562 -54.6875 7.8125 7.8125], 'FaceColor',[0 0 0]);
rectangle('Position',[93.75 -62.5 7.8125 7.8125], 'FaceColor',[1 1 1]);
rectangle('Position',[101.562 -62.5 7.8125 7.8125], 'FaceColor',[0 0 0]);
rectangle('Position',[93.75 -70.3125 7.8125 7.8125], 'FaceColor',[1 1 1]);
rectangle('Position',[101.562 -70.3125 7.8125 7.8125], 'FaceColor',[0 0 0]);
rectangle('Position',[93.75 -78.125 7.8125 7.8125], 'FaceColor',[1 1 1]);
rectangle('Position',[101.562 -78.125 7.8125 7.8125], 'FaceColor',[0 0 0]);
rectangle('Position',[93.75 -85.9375 7.8125 7.8125], 'FaceColor',[1 1 1]);
rectangle('Position',[101.562 -85.9375 7.8125 7.8125], 'FaceColor',[0 0 0]);
rectangle('Position',[93.75 -93.75 7.8125 7.8125], 'FaceColor',[1 1 1]);
rectangle('Position',[101.562 -93.75 7.8125 7.8125], 'FaceColor',[0 0 0]);
rectangle('Position',[93.75 -101.562 7.8125 7.8125], 'FaceColor',[1 1 1]);
rectangle('Position',[101.562 -101.562 7.8125 7.8125], 'FaceColor',[0 0 0]);
rectangle('Position',[93.75 -109.375 7.8125 7.8125], 'FaceColor',[1 1 1]);
rectangle('Position',[101.562 -109.375 7.8125 7.8125], 'FaceColor',[0 0 0]);
rectangle('Position',[93.75 -117.188 7.8125 7.8125], 'FaceColor',[1 1 1]);
rectangle('Position',[101.562 -117.188 7.8125 7.8125], 'FaceColor',[0 0 0]);
rectangle('Position',[93.75 -125 7.8125 7.8125], 'FaceColor',[1 1 1]);
rectangle('Position',[101.562 -125 7.8125 7.8125], 'FaceColor',[0 0 0]);
rectangle('Position',[218.75 -23.4375 7.8125 7.8125], 'FaceColor',[0 0 0]);
rectangle('Position',[226.562 -23.4375 7.8125 7.8125], 'FaceColor',[1 1 1]);
rectangle('Position',[218.75 -31.25 7.8125 7.8125], 'FaceColor',[0 0 0]);
rectangle('Position',[226.562 -31.25 7.8125 7.8125], 'FaceColor',[1 1 1]);
rectangle('Position',[218.75 -39.0625 7.8125 7.8125], 'FaceColor',[0 0 0]);
rectangle('Position',[226.562 -39.0625 7.8125 7.8125], 'FaceColor',[1 1 1]);
rectangle('Position',[218.75 -46.875 7.8125 7.8125], 'FaceColor',[0 0 0]);
rectangle('Position',[226.562 -46.875 7.8125 7.8125], 'FaceColor',[1 1 1]);
rectangle('Position',[218.75 -54.6875 7.8125 7.8125], 'FaceColor',[0 0 0]);
rectangle('Position',[226.562 -54.6875 7.8125 7.8125], 'FaceColor',[1 1 1]);
rectangle('Position',[218.75 -62.5 7.8125 7.8125], 'FaceColor',[0 0 0]);
rectangle('Position',[226.562 -62.5 7.8125 7.8125], 'FaceColor',[1 1 1]);
rectangle('Position',[218.75 -70.3125 7.8125 7.8125], 'FaceColor',[0 0 0]);
rectangle('Position',[226.562 -70.3125 7.8125 7.8125], 'FaceColor',[1 1 1]);
rectangle('Position',[218.75 -78.125 7.8125 7.8125], 'FaceColor',[0 0 0]);
rectangle('Position',[226.562 -78.125 7.8125 7.8125], 'FaceColor',[1 1 1]);
rectangle('Position',[218.75 -85.9375 7.8125 7.8125], 'FaceColor',[0 0 0]);
rectangle('Position',[226.562 -85.9375 7.8125 7.8125], 'FaceColor',[1 1 1]);
rectangle('Position',[218.75 -93.75 7.8125 7.8125], 'FaceColor',[0 0 0]);
rectangle('Position',[226.562 -93.75 7.8125 7.8125], 'FaceColor',[1 1 1]);
rectangle('Position',[218.75 -101.562 7.8125 7.8125], 'FaceColor',[0 0 0]);
rectangle('Position',[226.562 -101.562 7.8125 7.8125], 'FaceColor',[1 1 1]);
rectangle('Position',[218.75 -109.375 7.8125 7.8125], 'FaceColor',[0 0 0]);
rectangle('Position',[226.562 -109.375 7.8125 7.8125], 'FaceColor',[1 1 1]);
rectangle('Position',[218.75 -117.188 7.8125 7.8125], 'FaceColor',[0 0 0]);
rectangle('Position',[226.562 -117.188 7.8125 7.8125], 'FaceColor',[1 1 1]);
rectangle('Position',[218.75 -125 7.8125 7.8125], 'FaceColor',[0 0 0]);
rectangle('Position',[226.562 -125 7.8125 7.8125], 'FaceColor',[1 1 1]);
rectangle('Position',[109.375 -226.562 7.8125 7.8125], 'FaceColor',[1 1 1]);
rectangle('Position',[117.188 -226.562 7.8125 7.8125], 'FaceColor',[1 1 1]);
rectangle('Position',[109.375 -234.375 7.8125 7.8125], 'FaceColor',[0 0 0]);
rectangle('Position',[117.188 -234.375 7.8125 7.8125], 'FaceColor',[0 0 0]);
rectangle('Position',[125 -226.562 7.8125 7.8125], 'FaceColor',[1 1 1]);
rectangle('Position',[132.812 -226.562 7.8125 7.8125], 'FaceColor',[1 1 1]);
rectangle('Position',[125 -234.375 7.8125 7.8125], 'FaceColor',[0 0 0]);
rectangle('Position',[132.812 -234.375 7.8125 7.8125], 'FaceColor',[0 0 0]);
rectangle('Position',[265.625 -351.562 7.8125 7.8125], 'FaceColor',[1 1 1]);
rectangle('Position',[273.438 -351.562 7.8125 7.8125], 'FaceColor',[0 0 0]);
rectangle('Position',[265.625 -359.375 7.8125 7.8125], 'FaceColor',[1 1 1]);
rectangle('Position',[273.438 -359.375 7.8125 7.8125], 'FaceColor',[0 0 0]);
rectangle('Position',[265.625 -367.188 7.8125 7.8125], 'FaceColor',[1 1 1]);
rectangle('Position',[273.438 -367.188 7.8125 7.8125], 'FaceColor',[0 0 0]);
rectangle('Position',[265.625 -375 7.8125 7.8125], 'FaceColor',[1 1 1]);
rectangle('Position',[273.438 -375 7.8125 7.8125], 'FaceColor',[0 0 0]);
rectangle('Position',[375 -351.562 7.8125 7.8125], 'FaceColor',[1 1 1]);
rectangle('Position',[382.812 -351.562 7.8125 7.8125], 'FaceColor',[1 1 1]);
rectangle('Position',[375 -359.375 7.8125 7.8125], 'FaceColor',[0 0 0]);
rectangle('Position',[382.812 -359.375 7.8125 7.8125], 'FaceColor',[0 0 0]);
rectangle('Position',[390.625 -351.562 7.8125 7.8125], 'FaceColor',[1 1 1]);
rectangle('Position',[398.438 -351.562 7.8125 7.8125], 'FaceColor',[1 1 1]);
rectangle('Position',[390.625 -359.375 7.8125 7.8125], 'FaceColor',[0 0 0]);
rectangle('Position',[398.438 -359.375 7.8125 7.8125], 'FaceColor',[0 0 0]);
rectangle('Position',[406.25 -351.562 7.8125 7.8125], 'FaceColor',[1 1 1]);
rectangle('Position',[414.062 -351.562 7.8125 7.8125], 'FaceColor',[1 1 1]);
rectangle('Position',[406.25 -359.375 7.8125 7.8125], 'FaceColor',[0 0 0]);
rectangle('Position',[414.062 -359.375 7.8125 7.8125], 'FaceColor',[0 0 0]);
rectangle('Position',[421.875 -351.562 7.8125 7.8125], 'FaceColor',[1 1 1]);
rectangle('Position',[429.688 -351.562 7.8125 7.8125], 'FaceColor',[1 1 1]);
rectangle('Position',[421.875 -359.375 7.8125 7.8125], 'FaceColor',[0 0 0]);
rectangle('Position',[429.688 -359.375 7.8125 7.8125], 'FaceColor',[0 0 0]);
rectangle('Position',[437.5 -351.562 7.8125 7.8125], 'FaceColor',[1 1 1]);
rectangle('Position',[445.312 -351.562 7.8125 7.8125], 'FaceColor',[1 1 1]);
rectangle('Position',[437.5 -359.375 7.8125 7.8125], 'FaceColor',[0 0 0]);
rectangle('Position',[445.312 -359.375 7.8125 7.8125], 'FaceColor',[0 0 0]);
rectangle('Position',[453.125 -351.562 7.8125 7.8125], 'FaceColor',[1 1 1]);
rectangle('Position',[460.938 -351.562 7.8125 7.8125], 'FaceColor',[1 1 1]);
rectangle('Position',[453.125 -359.375 7.8125 7.8125], 'FaceColor',[0 0 0]);
rectangle('Position',[460.938 -359.375 7.8125 7.8125], 'FaceColor',[0 0 0]);
rectangle('Position',[468.75 -351.562 7.8125 7.8125], 'FaceColor',[1 1 1]);
rectangle('Position',[476.562 -351.562 7.8125 7.8125], 'FaceColor',[1 1 1]);
rectangle('Position',[468.75 -359.375 7.8125 7.8125], 'FaceColor',[0 0 0]);
rectangle('Position',[476.562 -359.375 7.8125 7.8125], 'FaceColor',[0 0 0]);
rectangle('Position',[265.625 -382.812 7.8125 7.8125], 'FaceColor',[1 1 1]);
rectangle('Position',[273.438 -382.812 7.8125 7.8125], 'FaceColor',[0 0 0]);
rectangle('Position',[265.625 -390.625 7.8125 7.8125], 'FaceColor',[1 1 1]);
rectangle('Position',[273.438 -390.625 7.8125 7.8125], 'FaceColor',[0 0 0]);
rectangle('Position',[265.625 -398.438 7.8125 7.8125], 'FaceColor',[1 1 1]);
rectangle('Position',[273.438 -398.438 7.8125 7.8125], 'FaceColor',[0 0 0]);
rectangle('Position',[265.625 -406.25 7.8125 7.8125], 'FaceColor',[1 1 1]);
rectangle('Position',[273.438 -406.25 7.8125 7.8125], 'FaceColor',[0 0 0]);
rectangle('Position',[265.625 -414.062 7.8125 7.8125], 'FaceColor',[1 1 1]);
rectangle('Position',[273.438 -414.062 7.8125 7.8125], 'FaceColor',[0 0 0]);
rectangle('Position',[265.625 -421.875 7.8125 7.8125], 'FaceColor',[1 1 1]);
rectangle('Position',[273.438 -421.875 7.8125 7.8125], 'FaceColor',[0 0 0]);
rectangle('Position',[265.625 -429.688 7.8125 7.8125], 'FaceColor',[1 1 1]);
rectangle('Position',[273.438 -429.688 7.8125 7.8125], 'FaceColor',[0 0 0]);
rectangle('Position',[265.625 -437.5 7.8125 7.8125], 'FaceColor',[1 1 1]);
rectangle('Position',[273.438 -437.5 7.8125 7.8125], 'FaceColor',[0 0 0]);
rectangle('Position',[265.625 -445.312 7.8125 7.8125], 'FaceColor',[1 1 1]);
rectangle('Position',[273.438 -445.312 7.8125 7.8125], 'FaceColor',[0 0 0]);
rectangle('Position',[265.625 -453.125 7.8125 7.8125], 'FaceColor',[1 1 1]);
rectangle('Position',[273.438 -453.125 7.8125 7.8125], 'FaceColor',[0 0 0]);
rectangle('Position',[265.625 -460.938 7.8125 7.8125], 'FaceColor',[1 1 1]);
rectangle('Position',[273.438 -460.938 7.8125 7.8125], 'FaceColor',[0 0 0]);
rectangle('Position',[265.625 -468.75 7.8125 7.8125], 'FaceColor',[1 1 1]);
rectangle('Position',[273.438 -468.75 7.8125 7.8125], 'FaceColor',[0 0 0]);
rectangle('Position',[265.625 -476.562 7.8125 7.8125], 'FaceColor',[1 1 1]);
rectangle('Position',[273.438 -476.562 7.8125 7.8125], 'FaceColor',[0 0 0]);
rectangle('Position',[265.625 -484.375 7.8125 7.8125], 'FaceColor',[1 1 1]);
rectangle('Position',[273.438 -484.375 7.8125 7.8125], 'FaceColor',[0 0 0]);
X=[466.667,453.125,421.875,398.438,382.812,343.75,343.75,296.875,265.625,242.188,226.562,203.125,171.875,140.625,93.75,46.875,78.125,46.875,33.3333];
Y=[-466.667,-453.125,-421.875,-398.438,-398.438,-406.25,-343.75,-296.875,-296.875,-273.438,-273.438,-265.625,-234.375,-203.125,-156.25,-109.375,-78.125,-46.875,-33.3333];
hold on;
plot(X,Y,'r');
plot(X,Y,'bo');
legend('1863.03','Location','southoutside');
